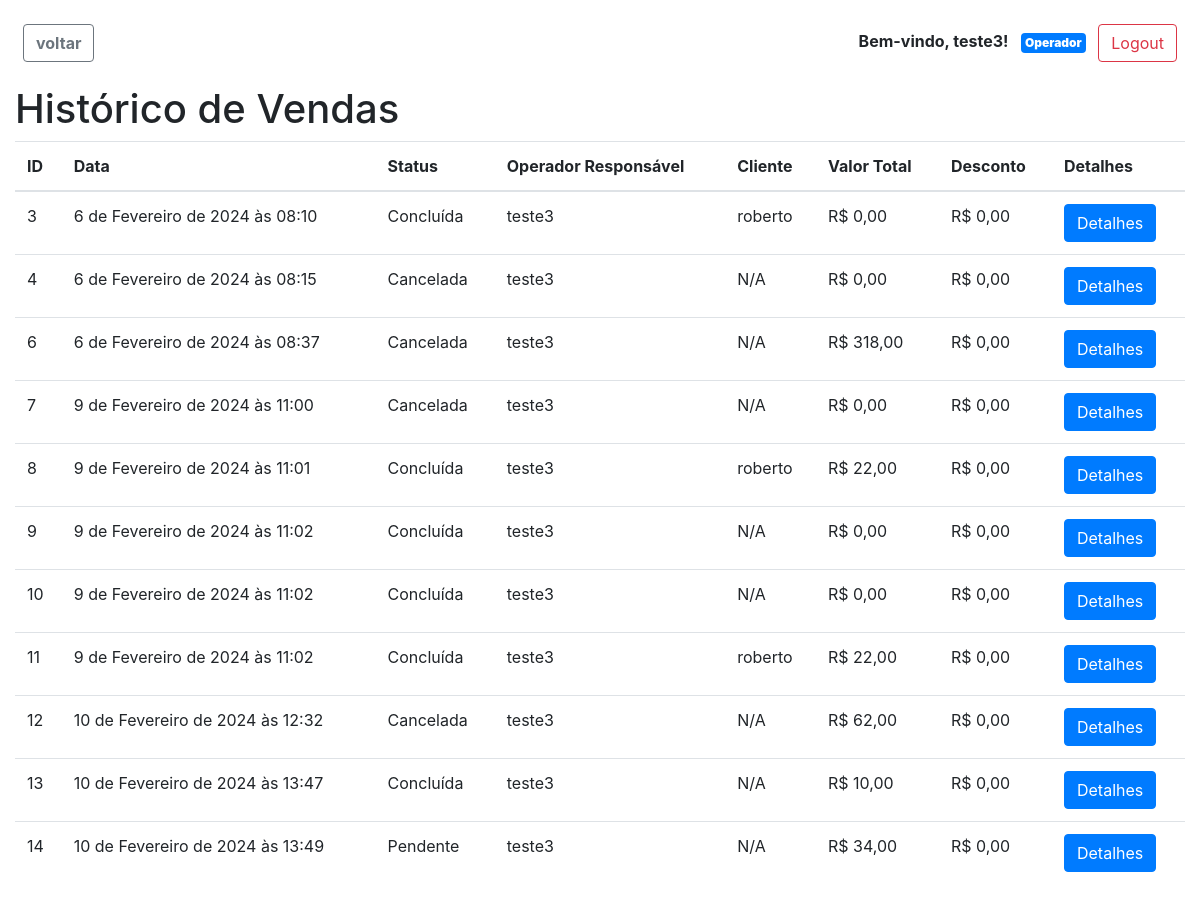
Page /pdvweb/historico_vendas/ (signed in) on the earlier database version.
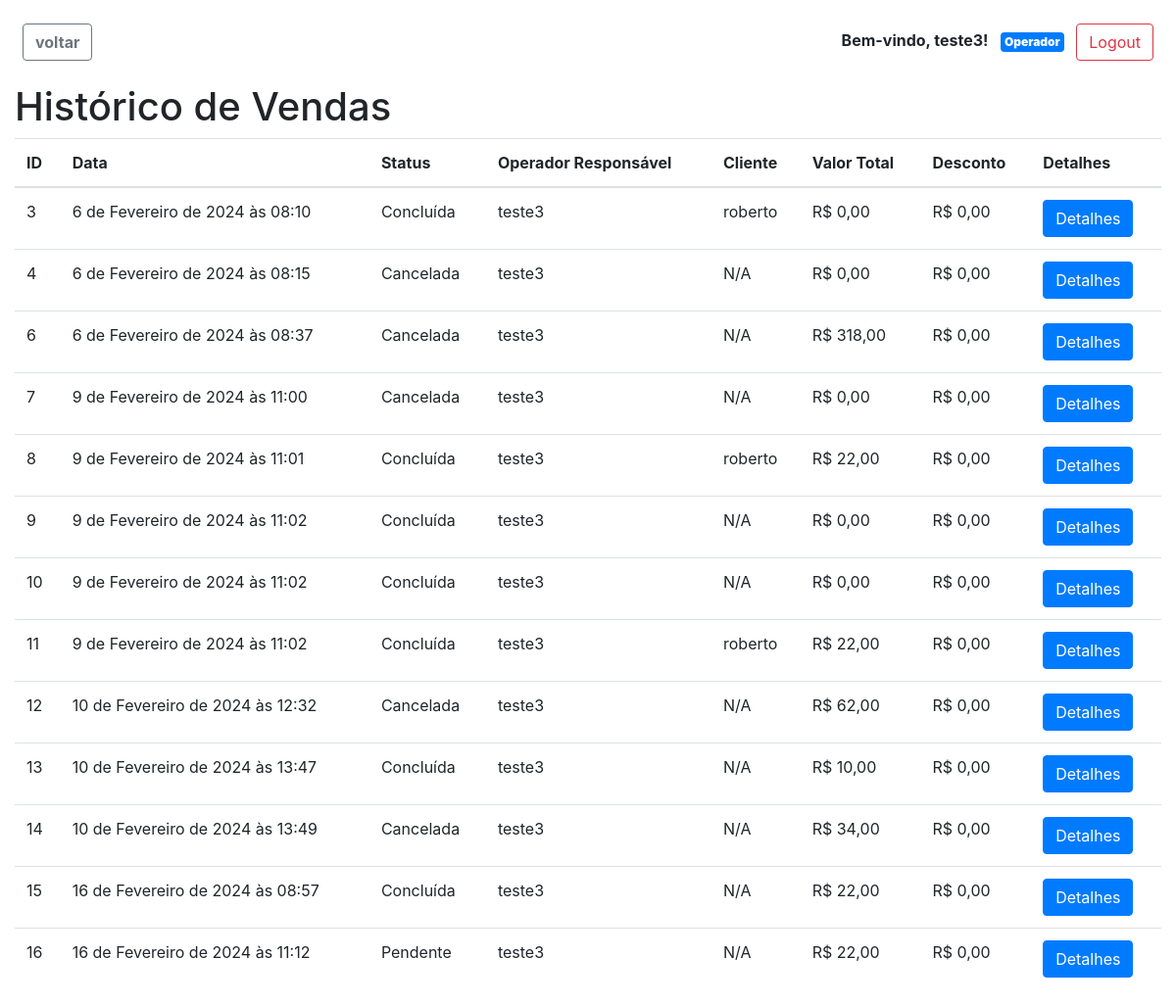
Same page on the later database version.
### pdvweb/models.py (models this page shows, shortened)
class CustomUser(AbstractUser):
    nome = models.CharField(max_length=255, default=default_nome)
    telefone = models.CharField(max_length=20, blank=True, null=True)
    operador = models.OneToOneField(
        Operador, null=True, blank=True, on_delete=models.CASCADE)
    meus_operadores = models.ManyToManyField(
        Operador, related_name='meus_usuarios', blank=True)
    groups = models.ManyToManyField(
        Group,
        verbose_name='groups',
        blank=True,
        related_name='customuser_set',
        related_query_name='user',
    )
    user_permissions = models.ManyToManyField(
        Permission,
        verbose_name='user permissions',
        blank=True,
        related_name='customuser_set',
        related_query_name='user',
    )

class Venda(models.Model):
    STATUS_PENDENTE = 'pendente'
    STATUS_CONCLUIDA = 'concluida'
    STATUS_CANCELADA = 'cancelada'
    STATUS_CHOICES = [
        (STATUS_PENDENTE, 'Pendente'),
        (STATUS_CONCLUIDA, 'Concluída'),
        (STATUS_CANCELADA, 'Cancelada'),
    ]
    data = models.DateTimeField(auto_now_add=True)
    status = models.CharField(
        max_length=20, choices=STATUS_CHOICES, default=STATUS_PENDENTE)
    valor_total = models.DecimalField(
        max_digits=10, decimal_places=2, default=0.0)
    desconto = models.DecimalField(max_digits=5, decimal_places=2, default=0.0)
    operador = models.ForeignKey(
        'Operador', on_delete=models.SET_NULL, null=True)
    cliente = models.ForeignKey(
        'Cliente', on_delete=models.SET_NULL, null=True)

class Operador(models.Model):
    nome = models.CharField(max_length=255)
    email = models.EmailField()
    telefone = models.CharField(max_length=20, blank=True, null=True)
    usuarios = models.ManyToManyField(
        'CustomUser', related_name='operadores', blank=True)

class Cliente(models.Model):
    nome = models.CharField(max_length=255)
    email = models.EmailField()
    telefone = models.CharField(max_length=20, blank=True, null=True)
    cpf = models.CharField(max_length=14, unique=True,
                           default='000.000.000-00')

### pdvweb/views.py (the view)
# urls.py: path('historico_vendas/', views.historico_vendas, name='historico_vendas'),
@login_required
def historico_vendas(request):
    vendas = Venda.objects.all()
    return render(request, 'pdvweb/historico_vendas.html', {'vendas': vendas})

### pdvweb/templates/pdvweb/historico_vendas.html
{% extends 'pdvweb/base.html' %}
{% block content %}
<h1>Histórico de Vendas</h1>
<table class="table">
  <thead>
    <tr>
      <th>ID</th>
      <th>Data</th>
      <th>Status</th>
      <th>Operador Responsável</th>
      <th>Cliente</th>
      <th>Valor Total</th>
      <th>Desconto</th>
      <th>Detalhes</th>
    </tr>
  </thead>
  <tbody>
    {% for venda in vendas %}
    <tr>
      <td>{{ venda.id }}</td>
      <td>{{ venda.data }}</td>
      <td>{{ venda.get_status_display }}</td>
      <td>{% if venda.operador %}{{ venda.operador.nome }}{% else %}N/A{% endif %}</td>
      <td>{% if venda.cliente %}{{ venda.cliente.nome }}{% else %}N/A{% endif %}</td>
      <td>R$ {{ venda.valor_total }}</td>
      <td>R$ {{ venda.desconto }}</td>
      <td><a href="{% url 'pdvweb:detalhes_venda' venda.id %}" class="btn btn-primary">Detalhes</a></td>
    </tr>
    {% endfor %}
  </tbody>
</table>
{% endblock %}

### pdvweb/templates/pdvweb/base.html (shortened to what this page needs)
<!DOCTYPE html>
<html lang="en">
<head>
    <link rel="stylesheet" href="https://cdnjs.cloudflare.com/ajax/libs/font-awesome/5.15.4/css/all.min.css" />
    <link rel="stylesheet" href="https://maxcdn.bootstrapcdn.com/bootstrap/4.0.0/css/bootstrap.min.css">
</head>
<br>
<body class="d-flex flex-column vh-100">
    <div class="container-fluid flex-grow-1">
        <div class="row">
            <div class="col-md-12 mb-3">
                {% if user.is_authenticated %}
                <button id="voltar" class="btn btn-outline-secondary ml-2"
                    onclick="goBack()"><strong>voltar</strong></button>
                <div class="float-right mx-2">
                    <p class="d-inline-block"><strong>Bem-vindo, {{ user.username }}!</strong></p>
                    {% if user.operador %}
                    <span class="badge badge-primary p-1 ml-2"><strong>Operador</strong></span>
                    {% endif %}
                    <a href="{% url 'pdvweb:logout_view' %}" class="btn btn-outline-danger ml-2">Logout</a>
                </div>
                {% else %}
                <a href="{% url 'pdvweb:login_operador' %}" class="btn btn-primary float-right">Login</a>
                {% endif %}
            </div>
        </div>
        {% block content %}{% endblock %}
    </div>
</body>
</html>

Differences in the rows shown:
changed Venda "10 de Fevereiro de 2024 às 13:49": status "Pendente" → "Cancelada"
added Venda: id "15", data "16 de Fevereiro de 2024 às 08:57", status "Concluída", operador.nome "teste3", shows "N/A", valor_total "22,00", desconto "0,00"
added Venda: id "16", data "16 de Fevereiro de 2024 às 11:12", status "Pendente", operador.nome "teste3", shows "N/A", valor_total "22,00", desconto "0,00"
